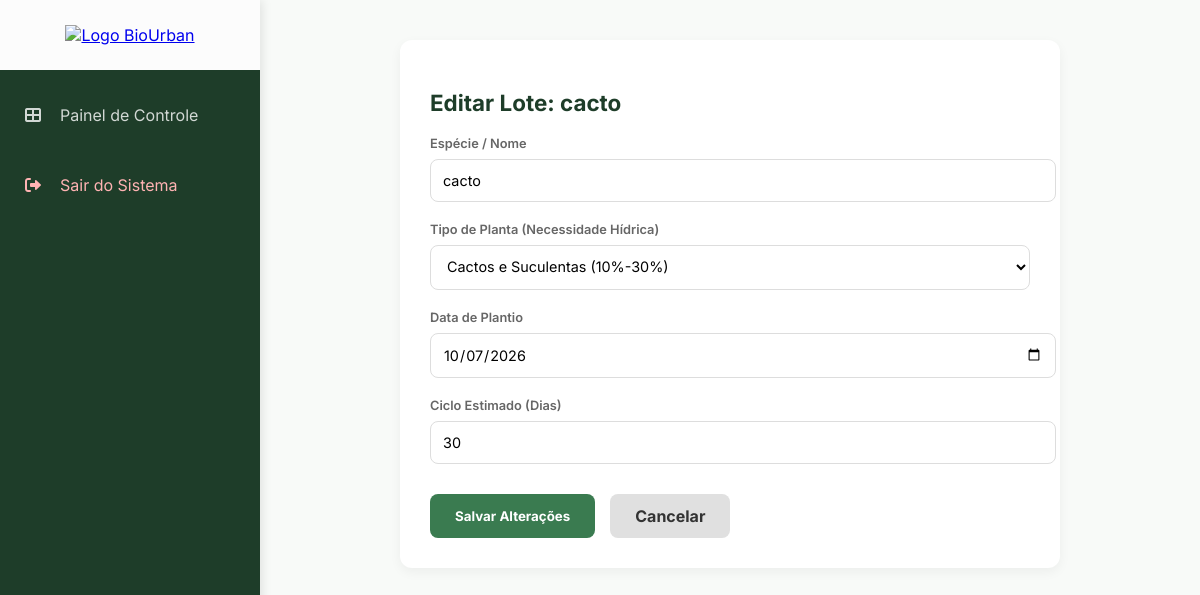
/editar_hortalica/2 (signed in), run on an earlier commit of the app's database.
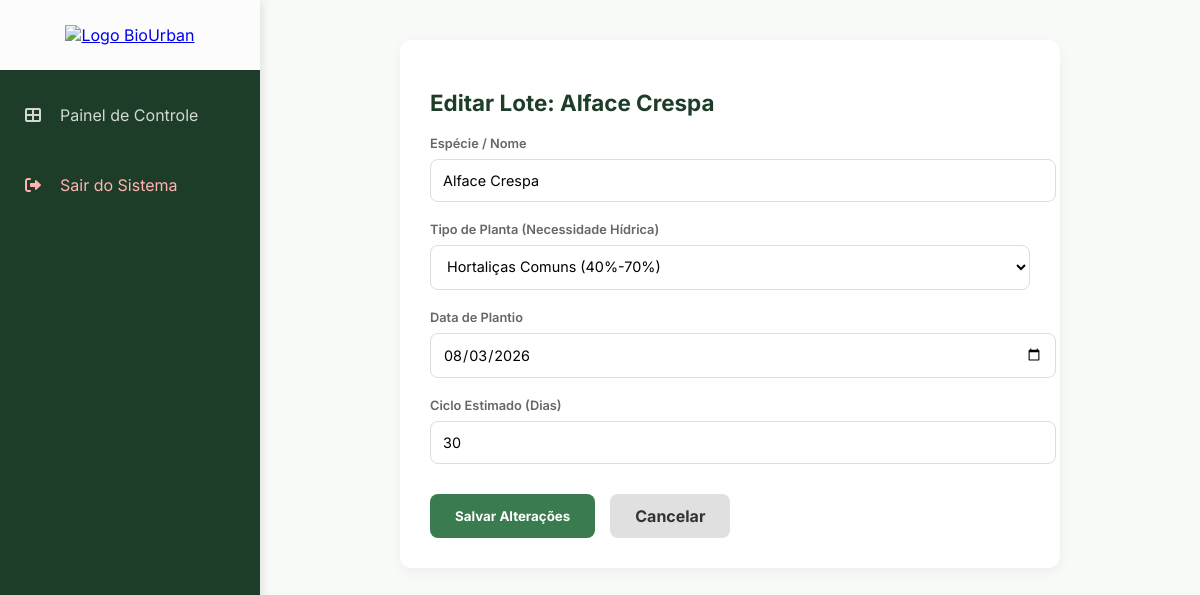
And on a later commit of the database.
### models.py (models this page shows)
class Hortalica(db.Model):
    id = db.Column(db.Integer, primary_key=True)
    nome = db.Column(db.String(100), nullable=False)
    data_plantio = db.Column(db.String(20), nullable=False)
    data_colheita = db.Column(db.String(20))
    ciclo_estimado = db.Column(db.Integer, default=0)
    status = db.Column(db.String(20), default="Crescendo")
    fazenda_id = db.Column(db.Integer, db.ForeignKey('fazenda.id'), nullable=False)
    umidade_atual = db.Column(db.Float, nullable=True, default=0.0)
    categoria_hidrica = db.Column(db.String(30), default="hortalica")
    registros = db.relationship('RegistroHidrico', backref='planta', lazy=True)

### app.py (the view, shortened to what this page needs)
@app.route('/editar_hortalica/<int:id>', methods=['GET', 'POST'])
@login_required
def editar_hortalica(id):
    h = db.session.get(Hortalica, id)
    if not h or h.fazenda.usuario_id != current_user.id:
        return "Acesso Negado", 403
    return render_template('editar_hortalica.html', hortalica=h)

### app.py (called while the page is built)
@login_manager.user_loader
def load_user(user_id):
    return db.session.get(Usuario, int(user_id))

### templates/editar_hortalica.html (shortened to what this page needs)
{% extends "layout.html" %}
{% block content %}
<div style="background: white; padding: 30px; border-radius: 12px; box-shadow: 0 4px 12px rgba(0,0,0,0.05); max-width: 600px; margin: 0 auto;">
    <h2 style="margin-bottom: 20px; color: var(--dark-bg); font-size: 1.4rem;">Editar Lote: {{ hortalica.nome }}</h2>
    <form method="POST" style="display: flex; flex-direction: column; gap: 20px;">
        <div>
            <label style="font-size: 0.8rem; color: #666; margin-bottom: 8px; display: block; font-weight: 600;">Espécie / Nome</label>
            <input type="text" name="nome" value="{{ hortalica.nome }}" required style="width: 100%; padding: 12px; border: 1px solid #ddd; border-radius: 8px; font-size: 0.9rem;">
        </div>
        <div>
            <label style="font-size: 0.8rem; color: #666; margin-bottom: 8px; display: block; font-weight: 600;">Tipo de Planta (Necessidade Hídrica)</label>
            <select name="categoria_hidrica" style="width: 100%; padding: 12px; border: 1px solid #ddd; border-radius: 8px; font-size: 0.9rem; background: white;">
                <option value="hortalica" {% if hortalica.categoria_hidrica == 'hortalica' %}selected{% endif %}>Hortaliças Comuns (40%-70%)</option>
                <option value="arida" {% if hortalica.categoria_hidrica == 'arida' %}selected{% endif %}>Cactos e Suculentas (10%-30%)</option>
            </select>
        </div>
        <div>
            <label style="font-size: 0.8rem; color: #666; margin-bottom: 8px; display: block; font-weight: 600;">Data de Plantio</label>
            <input type="date" name="data_plantio" value="{{ hortalica.data_plantio }}" required style="width: 100%; padding: 12px; border: 1px solid #ddd; border-radius: 8px; font-size: 0.9rem;">
        </div>
        <div>
            <label style="font-size: 0.8rem; color: #666; margin-bottom: 8px; display: block; font-weight: 600;">Ciclo Estimado (Dias)</label>
            <input type="number" name="ciclo_estimado" value="{{ hortalica.ciclo_estimado }}" style="width: 100%; padding: 12px; border: 1px solid #ddd; border-radius: 8px; font-size: 0.9rem;">
        </div>
        <div style="display: flex; gap: 15px; margin-top: 10px;">
            <button type="submit" style="background: var(--primary-green); border: none; padding: 12px 25px; border-radius: 8px; color: white; cursor: pointer; font-weight: 700;">Salvar Alterações</button>
            <a href="{{ url_for('ver_fazenda', id=hortalica.fazenda_id) }}" style="background: #e0e0e0; color: #333; text-decoration: none; padding: 12px 25px; border-radius: 8px; font-weight: 700; display: inline-flex; align-items: center;">Cancelar</a>
        </div>
    </form>
</div>
{% endblock %}

What changed in the data, as far as the page shows it:
changed Hortalica: nome "cacto" → "Alface Crespa"; categoria_hidrica "Cactos e Suculentas (10%-30%)" → "Hortaliças Comuns (40%-70%)"; data_plantio "10/07/2026" → "08/03/2026"
